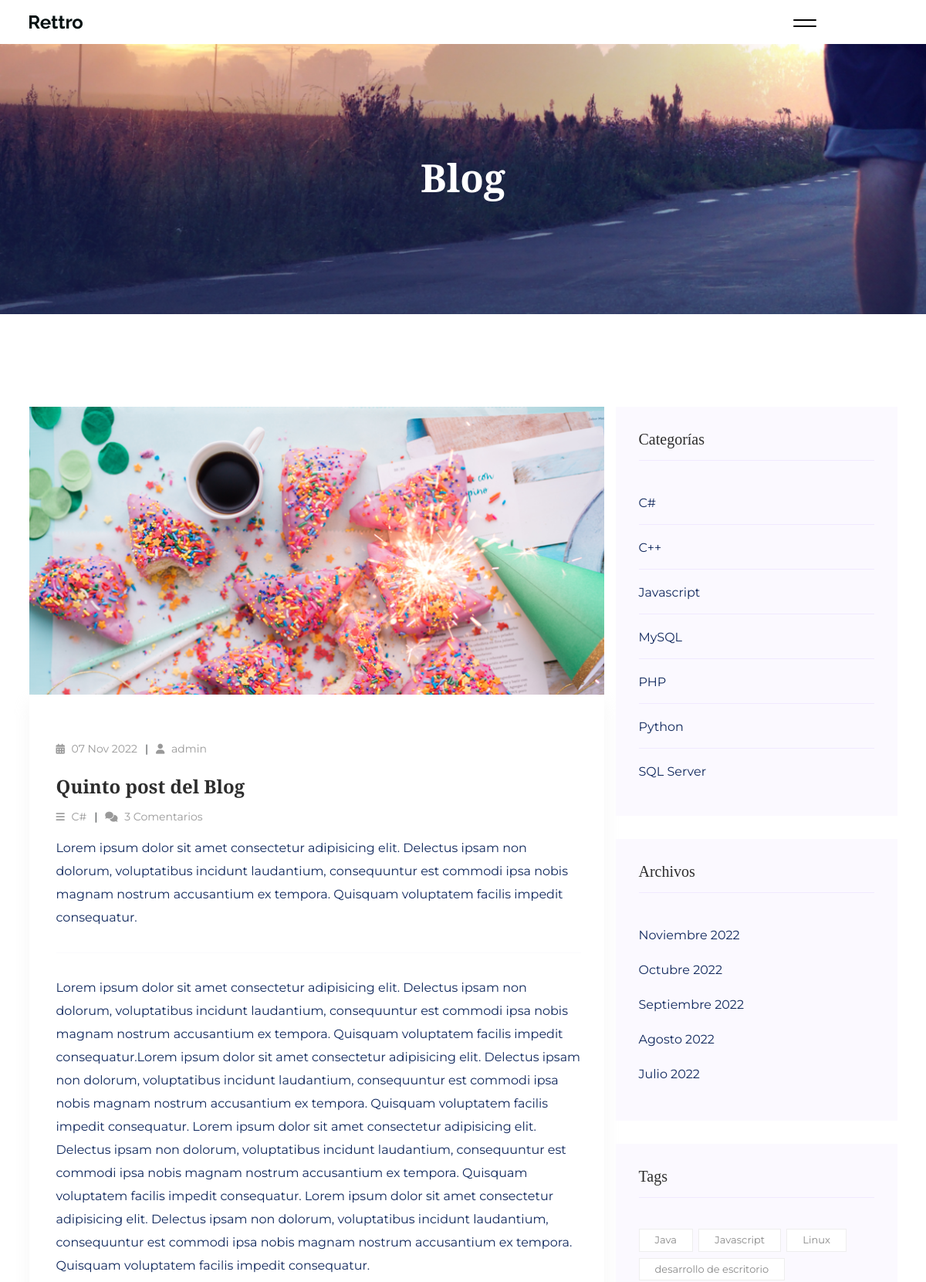
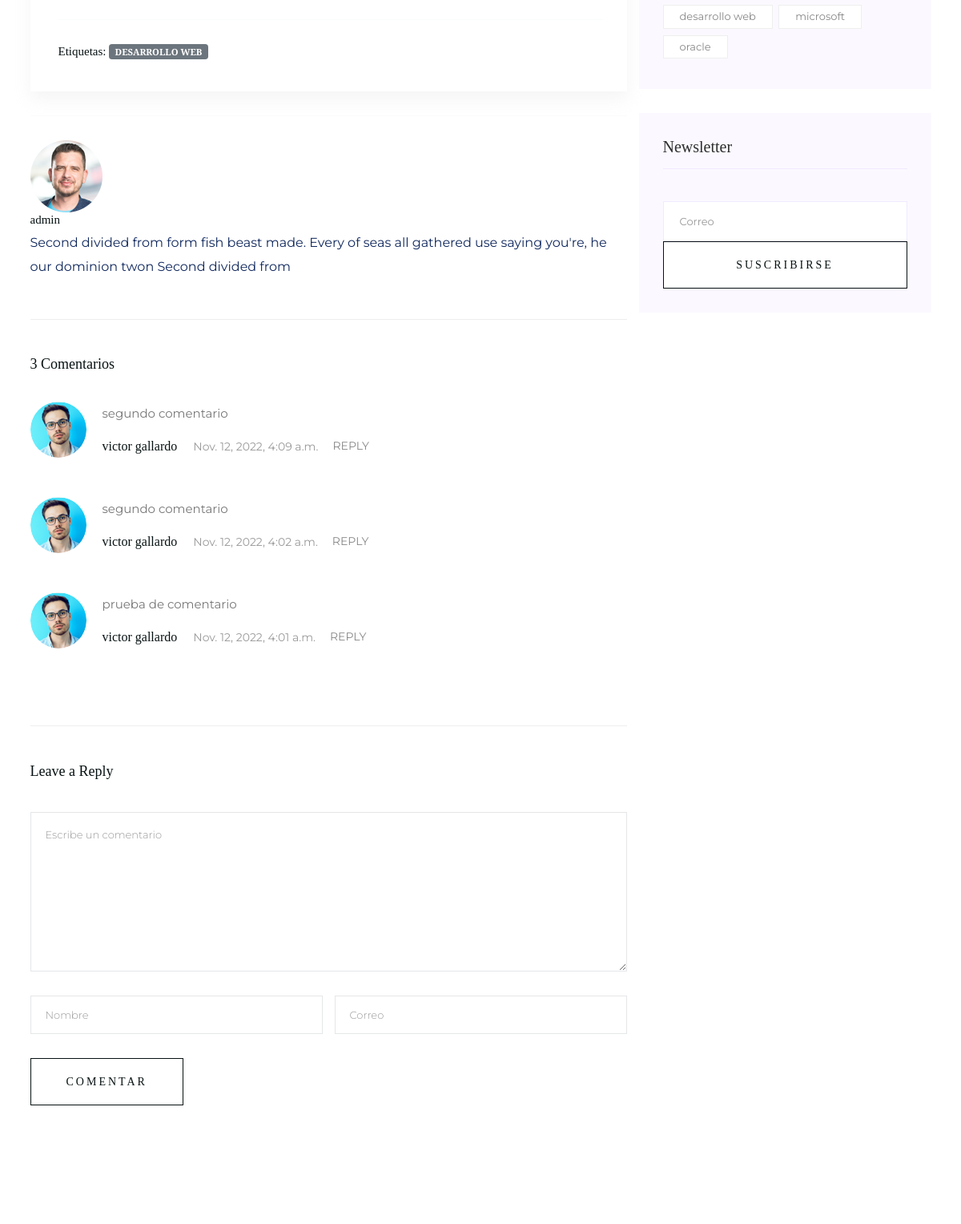
The app's page /detail/5 (upper part) with its own data (2 pictures, top to bottom).
### core/models.py (models this page shows, shortened)
class Post(models.Model):
    title = models.CharField(max_length=250, verbose_name='Titulo')
    excerp = models.TextField(verbose_name='Bajada')
    content = RichTextField(verbose_name='Contenido')
    image = models.ImageField(upload_to='post', null=True, blank=True, verbose_name='Imagen')
    published = models.BooleanField(default=False, verbose_name='Publicado')
    category = models.ForeignKey(Category, on_delete=models.CASCADE,related_name='get_posts',verbose_name='Categoría')
    author = models.ForeignKey(User, on_delete=models.CASCADE,related_name='get_posts', verbose_name='Author')
    tags = models.ManyToManyField(Tag, verbose_name='Etiquetas')
    created = models.DateTimeField(auto_now_add=True, verbose_name='Fecha de creación')
    updated = models.DateTimeField(auto_now=True, verbose_name='Fecha de modificación')
    class Meta:
        verbose_name= 'Publicación'
        verbose_name_plural = 'Publicaciones'
        ordering = ['-created']

class Category(models.Model):
    name = models.CharField(max_length=200, unique=True, verbose_name='Nombre')
    active = models.BooleanField(default=True, verbose_name='Activo')
    created = models.DateTimeField(auto_now_add=True, verbose_name='Fecha de creación')
    updated = models.DateTimeField(auto_now=True, verbose_name='Fecha de modificación')
    class Meta:
        verbose_name= 'Categoria'
        verbose_name_plural = 'Categorias'
        ordering = ['name']
    def __str__(self):
        return self.name

class Tag(models.Model):
    name = models.CharField(max_length=200, unique=True, verbose_name='Nombre')
    active = models.BooleanField(default=True, verbose_name='Activo')
    created = models.DateTimeField(auto_now_add=True, verbose_name='Fecha de creación')
    updated = models.DateTimeField(auto_now=True, verbose_name='Fecha de modificación')
    class Meta:
        verbose_name= 'Etiqueta'
        verbose_name_plural = 'Etiquetas'
        ordering = ['name']

class Comment(models.Model):
    comment = models.TextField(verbose_name='Comentario')
    name = models.CharField(max_length=250, verbose_name='Nombre')
    email = models.CharField(max_length=250, verbose_name='Correo')
    created = models.DateTimeField(auto_now_add=True, verbose_name='Fecha de creación')
    post = models.ForeignKey(Post,on_delete=models.CASCADE,related_name='get_posts',verbose_name='Posts')
    class Meta:
        verbose_name= 'Comentario'
        verbose_name_plural = 'Comentarios'
        ordering = ['-created']

### core/views.py (the view)
# urls.py: path('detail/<int:post_id>',detail, name="detail"),
def detail(request, post_id):
    title = 'Blog'
    if request.method == 'POST':
        comment = request.POST['comment']
        name = request.POST['name']
        email = request.POST['email']
        save_data = Comment(comment=comment, name=name,email=email,post_id=post_id)
        save_data.save()
    else:
        post = get_object_or_404(Post, id=post_id)
        comments = Comment.objects.filter(post_id=post_id)
        return render(request, 'core/detail.html',{
        'title':title,
        'post':post,
        'comments':comments
        })

### core/processors.py (called while the page is built)
def ctx_dic_about(request):
    ctx_about = {}
    ctx_about['ABOUT'] = About.objects.latest('created')
    return ctx_about

def ctx_dic_category(request):
    ctx_category = {}
    ctx_category['categories'] = Category.objects.filter(active=True)
    return ctx_category

def ctx_dic_tag(request):
    ctx_tags = {}
    ctx_tags['tag'] = Tag.objects.filter(active=True)
    return ctx_tags

def ctx_dic_link(request):
    ctx_link = {}
    links = Link.objects.all()
    for link in links:
        ctx_link[link.key] = {'url':link.url,'icon':link.icon}
    return ctx_link

def ctx_dic_history(request):
    ctx_history = {}
    ctx_history['dates'] = Post.objects.dates('created', 'month', order='DESC').distinct()
    return ctx_history

### templates/core/detail.html (shortened to what this page needs)
{% extends 'layouts/core/base.html' %}
{% load static %}
{% block content %}
            <div class="col-lg-8 posts-list">
                <div class="single-post">
                    <div class="feature-img">
                        <img class="img-fluid" src="{{ post.image.url }}" alt="">
                    </div>
                    <div class="blog_details">
                        <ul class="blog-info-link">
                            <li><a href="#"><i class="fa fa-calendar"></i> {{ post.created|date:"d M Y" }}</a></li>
                            <li><a href="{% url 'author' post.author.id %}"><i class="fa fa-user"></i> {{ post.author }}</a></li>
                        </ul>
                        <br>
                        <h2 style="color: #2d2d2d;">{{ post.title }}</h2>
                        <ul class="blog-info-link mt-3 mb-4">
                            <li><a href="{% url 'category' post.category.id %}"><i class="fa fa-bars"></i> {{ post.category }}</a></li>
                            <li><a href="#"><i class="fa fa-comments"></i> {{ comments.count }} Comentarios</a></li>
                        </ul>
                        <p class="excert">
                            {{ post.excerp }}
                        </p>
                        <hr>
                        <p>
                            {{ post.content | safe }}
                        </p>
                        <hr>
                        <div class="d-flex justify-content-between">
                            <div class="d-flex align-items-center">
                                <h4>
                                    <span>Etiquetas: </span>
                                {% for tag in post.tags.all %}
                                        <span class="badge bg-secondary text-white"> {{ tag.name|upper }} </span>
                                {% endfor %}
                            </h4>
                            </div>
                        </div>
                    </div>
                </div>
                <hr>
                <div class="blog-author">
                    <div class="media align-items-center">
                        <img src="{% static '/img/blog/author.png' %}" alt="">
                        <div class="media-body">
                            <a href="#">
                                <h4>{{ post.author }}</h4>
                            </a>
                            <p>Second divided from form fish beast made. Every of seas all gathered use saying you're, he
                            our dominion twon Second divided from</p>
                        </div>
                    </div>
                </div>
                <div class="comments-area">
                    <h4>{{ comments.count }} Comentarios</h4>
                    {% for c in comments %}
                    <div class="comment-list">
                            <div class="single-comment justify-content-between d-flex">
                                <div class="user justify-content-between d-flex">
                                    <div class="thumb">
                                        <img src="{% static '/img/blog/comment_1.png' %}" alt="">
                                    </div>
                                    <div class="desc">
                                        <p class="comment">
                                        {{ c.comment }}
                                        </p>
                                        <div class="d-flex justify-content-between">
                                            <div class="d-flex align-items-center">
                                                <h5>
                                                    <a href="#">{{ c.name }}</a>
                                                </h5>
                                                <p class="date">{{ c.created }}</p>
                                            </div>
                                            <div class="reply-btn">
                                                <a href="#" class="btn-reply text-uppercase">reply</a>
                                            </div>
                                        </div>
                                    </div>
                                </div>
                            </div>
                    </div>
                    {% endfor %}
                </div>
                <div class="comment-form">
                    <h4>Leave a Reply</h4>
                    <form class="form-contact comment_form" id="commentForm" method="POST">
                        <div class="row">
                            <div class="col-12">
                                <div class="form-group">
                                    <textarea class="form-control w-100" name="comment" id="comment" cols="30" rows="9" placeholder="Escribe un comentario"></textarea>
                                </div>
                            </div>
                            <div class="col-sm-6">
                                <div class="form-group">
                                    <input class="form-control" name="name" id="name" type="text" placeholder="Nombre">
                                </div>
                            </div>
                            <div class="col-sm-6">
                                <div class="form-group">
                                    <input class="form-control" name="email" id="email" type="email" placeholder="Correo">
                                </div>
                            </div>
                        </div>
                        <div class="form-group">
                            <button type="submit" class="button button-contactForm btn_1 boxed-btn">Comentar</button>
                        </div>
                    </form>
                </div>
            </div>
{% endblock %}

### templates/layouts/core/base.html (shortened to what this page needs)
{% load static %}
<!DOCTYPE html>
<html lang="en" class="no-js" lang="zxx">
<head>
    <link href="https://maxcdn.bootstrapcdn.com/font-awesome/latest/css/font-awesome.min.css" rel="stylesheet"/>
    <link rel="stylesheet" href="{% static 'css/bootstrap.min.css' %}">
    <link rel="stylesheet" href="{% static 'css/owl.carousel.min.css' %}">
    <link rel="stylesheet" href="{% static 'css/slicknav.css' %}">
    <link rel="stylesheet" href="{% static 'css/flaticon.css' %}">
    <link rel="stylesheet" href="{% static 'css/hamburgers.min.css' %}">
    <link rel="stylesheet" href="{% static 'css/progressbar_barfiller.css' %}">
    <link rel="stylesheet" href="{% static 'css/gijgo.css' %}">
    <link rel="stylesheet" href="{% static 'css/animate.min.css' %}">
    <link rel="stylesheet" href="{% static 'css/animated-headline.css' %}">
    <link rel="stylesheet" href="{% static 'css/magnific-popup.css' %}">
    <link rel="stylesheet" href="{% static 'css/fontawesome-all.min.css' %}">
    <link rel="stylesheet" href="{% static 'css/themify-icons.css' %}">
    <link rel="stylesheet" href="{% static 'css/slick.css' %}">
    <link rel="stylesheet" href="{% static 'css/nice-select.css' %}">
    <link rel="stylesheet" href="{% static 'css/style.css' %}">
</head>
<body>
    <header>
        <div class="header-area">
            <div class="main-header header-sticky">
                <div class="container-fluid">
                    <div class="row align-items-center">
                        <div class="col-xl-2 col-lg-2 col-md-1">
                            <div class="logo">
                                <a href="{% url 'index' %}"><img src="{% static 'img/logo/logo.png' %}" alt=""></a>
                            </div>
                        </div>
                        <div class="col-xl-9 col-lg-10">
                            <div class="main-menu black-menu menu-bg-white d-none d-lg-block">
                                <div class="hamburger hamburger--collapse">
                                    <div class="hamburger-box">
                                        <div class="hamburger-inner"></div>
                                    </div>
                                </div>
                            </div>
                        </div>
                    </div>
                </div>
            </div>
        </div>
    </header>
    <section class="slider-area slider-area2 slider-height2 d-flex align-items-center  hero-overly">
        <div class="container">
            <div class="row justify-content-center">
                <div class="col-xl-8 col-lg-11 col-md-12">
                    <div class="hero__caption hero__caption2 text-center">
                        <h2>{{title}}</h2>
                    </div>
                </div>
            </div>
        </div>
    </section>
    <main>
        <section class="blog_area section-padding">
        <div class="container">
            <div class="row">
                {% block content %}
                {% endblock %}
                <div class="col-lg-4">
                    <div class="blog_right_sidebar">
                        <aside class="single_sidebar_widget post_category_widget">
                            <h4 class="widget_title" style="color: #2d2d2d;">Categorías</h4>
                            <ul class="list cat-list">
                                {% for c in categories %}
                                    <li>
                                        <a href="{% url 'category' c.id %}" class="d-flex">
                                            <p>{{c.name}}</p>
                                        </a>
                                    </li>
                                {% endfor %}
                            </ul>
                        </aside>
                        <aside class="single_sidebar_widget popular_post_widget">
                            <h3 class="widget_title" style="color: #2d2d2d;">Archivos</h3>
                            <ul class="list cat-list">
                                {% for item in dates %}
                                    <li>
                                        {% if item.month == 7 %}<a href="{% url 'dates' item.month item.year %}" class="d-flex"><p>Julio {{ item.year }}</p></a>{% endif %}
                                        {% if item.month == 8 %}<a href="{% url 'dates' item.month item.year %}" class="d-flex"><p>Agosto {{ item.year }}</p></a>{% endif %}
                                        {% if item.month == 9 %}<a href="{% url 'dates' item.month item.year %}" class="d-flex"><p>Septiembre {{ item.year }}</p></a>{% endif %}
                                        {% if item.month == 10 %}<a href="{% url 'dates' item.month item.year %}" class="d-flex"><p>Octubre {{ item.year }}</p></a>{% endif %}
                                        {% if item.month == 11 %}<a href="{% url 'dates' item.month item.year %}" class="d-flex"><p>Noviembre {{ item.year }}</p></a>{% endif %}
                                    </li>
                                {% endfor %}
                            </ul>
                        </aside>
                        <aside class="single_sidebar_widget tag_cloud_widget">
                            <h4 class="widget_title" style="color: #2d2d2d;">Tags</h4>
                            <ul class="list">
                                {% for t in tag %}
                                    <li>
                                        <a href="#">{{ t.name }}</a>
                                    </li>
                                {% endfor %}
                            </ul>
                        </aside>
                        <aside class="single_sidebar_widget newsletter_widget">
                            <h4 class="widget_title" style="color: #2d2d2d;">Newsletter</h4>
                            <form action="{% url 'newsletter' %}" method="POST" id="FormNewsletter">
                                <div class="form-group has-label">
                                    <input type="email" class="form-control" onfocus="this.placeholder = ''"onblur="this.placeholder = 'Correo'" placeholder='Correo' name="email" required="true">
                                </div>
                                <button class="button rounded-0 primary-bg text-white w-100 btn_1 boxed-btn" type="submit">Suscribirse</button>
                            </form>
                        </aside>
                    </div>
                </div>
            </div>
        </div>
        </section>
    </main>
</body>
</html>

### records on screen
Post: image (picture), created "07 Nov 2022", author "admin", title "Quinto post del Blog", category "C#", excerp "Lorem ipsum dolor sit amet consectetur adipisicing elit. Delectus ipsam non dolorum, voluptatibus incidunt laudantium, consequuntur est commodi ipsa nobis magnam nostrum accusantium ex tempora. Quisquam voluptatem facilis impedit consequatur.", content "Lorem ipsum dolor sit amet consectetur adipisicing elit. Delectus ipsam non dolorum, voluptatibus incidunt laudantium, consequuntur est commodi ipsa nobis magnam nostrum accusantium ex tempora. Quisquam voluptatem facilis impedit consequatur.Lorem ipsum dolor sit amet consectetur adipisicing elit. Delectus ipsam non dolorum, voluptatibus incidunt laudantium, consequuntur est commodi ipsa nobis magnam nostrum accusantium ex tempora. Quisquam voluptatem facilis impedit consequatur. Lorem ipsum dolor sit amet consectetur adipisicing elit. Delectus ipsam non dolorum, voluptatibus incidunt laudantium, consequuntur est commodi ipsa nobis magnam nostrum accusantium ex tempora. Quisquam voluptatem…"
Tag: name "DESARROLLO WEB", name "desarrollo web"
Comment: comment "segundo comentario", name "victor gallardo", created "Nov. 12, 2022, 4:09 a.m."
Comment: comment "segundo comentario", name "victor gallardo", created "Nov. 12, 2022, 4:02 a.m."
Comment: comment "prueba de comentario", name "victor gallardo", created "Nov. 12, 2022, 4:01 a.m."
Category: name "C#"
Category: name "C++"
Category: name "Javascript"
Category: name "MySQL"
Category: name "PHP"
Category: name "Python"
Category: name "SQL Server"
Tag: name "Java"
Tag: name "Javascript"
Tag: name "Linux"
Tag: name "desarrollo de escritorio"
Tag: name "microsoft"
Tag: name "oracle"

### other values on screen
{{ title }} "Blog"
{{ comments.count }} "3"
{{ item.year }} "2022"
